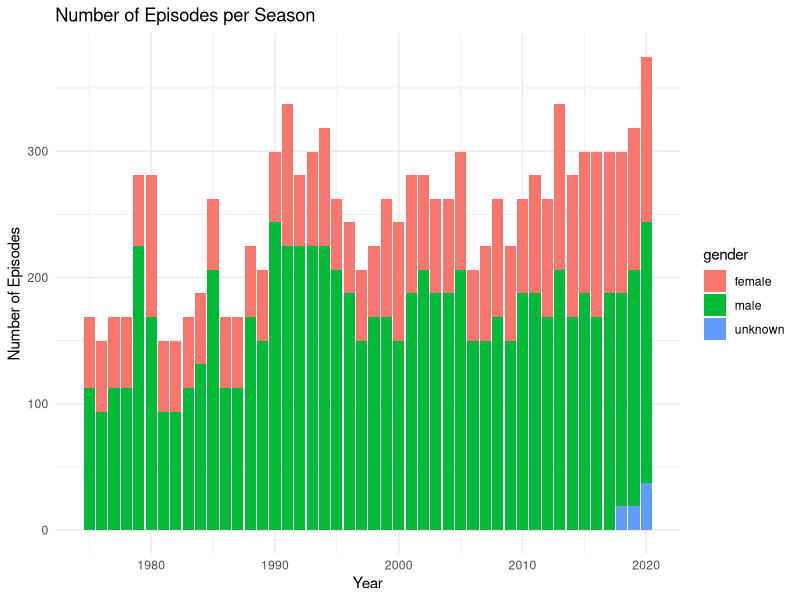

Generate this figure with R:
## ---- chunk 1
#| label: setup
#| warning: false
#| message: false

library(tidyverse)
library(ggplot2)
library(dplyr)

knitr::opts_chunk$set(echo = TRUE, warning=FALSE, message=FALSE)
## ---- chunk 2

actors <- read.csv(file = "_data/snl_actors.csv",
  header=TRUE,
  sep = ",")

casts <- read.csv(file = "_data/snl_casts.csv",
  header=TRUE,
  sep = ","
  )

seasons <- read.csv(file = "_data/snl_seasons.csv",
  header=TRUE,
  sep = ","
  )
head(actors)
head(casts)
head(seasons)

## ---- chunk 3
actors  <- na.omit(actors)
#casts   <- na.omit(casts)
#seasons   <- na.omit(seasons)
## ---- chunk 4
casts_seasons <- casts %>% left_join(seasons ,by="sid")

#sanity check 
head(casts_seasons)
## ---- chunk 5
seasons_casts_actors <- casts_seasons %>% 
  left_join(actors, by = "aid")

# sanity check
head(seasons_casts_actors)
## ---- chunk 6
seasons_casts_actors <- mutate( seasons_casts_actors, 
                   first_epid.x = as.Date( as.character(first_epid.x), format= "%Y%m%d"), 
                   last_epid.y = as.Date(as.character(last_epid.x), format = "%Y%m%d"))

#sanity check
table(seasons_casts_actors$first_epid.x)

## ---- chunk 7
head(seasons_casts_actors)
## ---- chunk 8
library(ggplot2)
ggplot(data = seasons_casts_actors, aes(x = year, y = mean(n_episodes.x), fill = gender)) +
  geom_bar(stat = "identity") +
  labs(x = "Year", y = "Number of Episodes", title = "Number of Episodes per Season") +
  theme_minimal()
